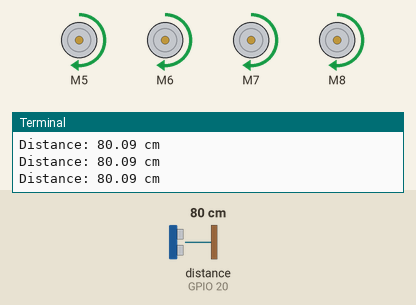
Bench run of a program on a simulated Raspberry Pi (BCM pin numbers). Shown: 4 × DC motor (green arrow = forward, orange = backward, longer = faster), the last lines printed to the terminal. Inputs (shaded band) come from the test bench; at power-on: distance to the obstacle (sensor on GPIO 20) 80 cm. The echo pulse lasts 58.3 µs per cm; the clock reads 2024-03-15 10:24:30 at power-on unless the program sets it.

Above: at 1.2 s.
1.3 s: distance to the obstacle (sensor on GPIO 20) set to 26 cm
2.8 s: distance to the obstacle (sensor on GPIO 20) set to 22 cm
At 3.5 s:
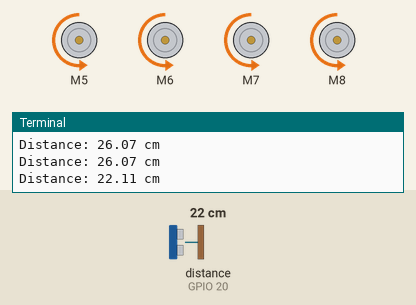
At 4.1 s:
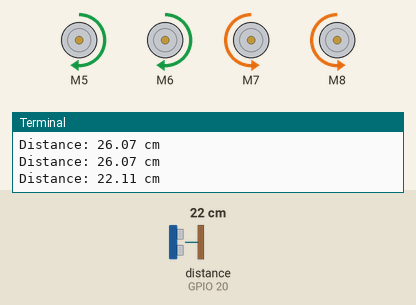
5.8 s: distance to the obstacle (sensor on GPIO 20) set to 60 cm
Timing chart, 0 to 8.8 s (numbered marks = the images above; inputs shaded):
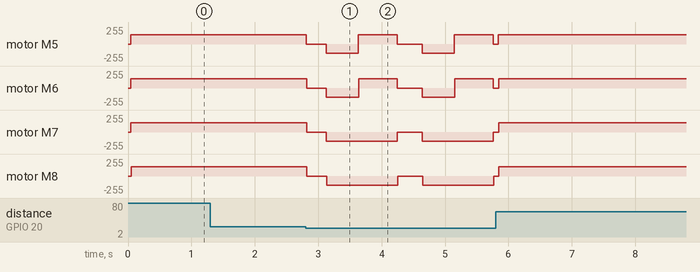

The program:

R49._Obstacle_Avoidance_Robot.py
```python
"""
Components Used:
1. Raspberry Pi
2. Ultrasonic Sensor
3. DC Motor HAT
4. Robot Car (4 DC Motors)
5. Jumper Wires
"""

import RPi.GPIO as gpio
from Raspi_MotorHAT import Raspi_MotorHAT
import time

# ---------------- Ultrasonic Sensor Setup ----------------
trigger_pin = 21   # GPIO for trigger
echo_pin = 20      # GPIO for echo

gpio.setmode(gpio.BCM)          # use BCM pin numbering
gpio.setup(trigger_pin, gpio.OUT)
gpio.setup(echo_pin, gpio.IN)

# ---------------- Motor Setup ----------------
motor_hat = Raspi_MotorHAT(addr=0x6f)

right_front_motor = motor_hat.getMotor(1)
right_back_motor  = motor_hat.getMotor(2)
left_front_motor  = motor_hat.getMotor(3)
left_back_motor   = motor_hat.getMotor(4)

motor_speed = 140  # motor speed (0–255)

# set speed for all motors
for motor in (right_front_motor, right_back_motor, left_front_motor, left_back_motor):
    motor.setSpeed(motor_speed)

# ---------------- Distance Function ----------------
def get_distance():
    gpio.output(trigger_pin, False)
    time.sleep(0.02)  # allow sensor to settle

    # send 10µs pulse
    gpio.output(trigger_pin, True)
    time.sleep(0.00001)
    gpio.output(trigger_pin, False)

    # measure echo time
    while gpio.input(echo_pin) == 0:
        start_time = time.time()

    while gpio.input(echo_pin) == 1:
        end_time = time.time()

    # calculate distance (cm)
    duration = end_time - start_time
    distance = duration * 17150

    return round(distance, 2)

# ---------------- Motor Control Functions ----------------
def move_forward():
    right_front_motor.run(Raspi_MotorHAT.FORWARD)
    right_back_motor.run(Raspi_MotorHAT.FORWARD)
    left_front_motor.run(Raspi_MotorHAT.FORWARD)
    left_back_motor.run(Raspi_MotorHAT.FORWARD)

def move_backward():
    right_front_motor.run(Raspi_MotorHAT.BACKWARD)
    right_back_motor.run(Raspi_MotorHAT.BACKWARD)
    left_front_motor.run(Raspi_MotorHAT.BACKWARD)
    left_back_motor.run(Raspi_MotorHAT.BACKWARD)

def turn_left():
    right_front_motor.run(Raspi_MotorHAT.FORWARD)
    right_back_motor.run(Raspi_MotorHAT.FORWARD)
    left_front_motor.run(Raspi_MotorHAT.BACKWARD)
    left_back_motor.run(Raspi_MotorHAT.BACKWARD)

def stop_motors():
    right_front_motor.run(Raspi_MotorHAT.RELEASE)
    right_back_motor.run(Raspi_MotorHAT.RELEASE)
    left_front_motor.run(Raspi_MotorHAT.RELEASE)
    left_back_motor.run(Raspi_MotorHAT.RELEASE)

# ---------------- Main Loop ----------------
try:
    while True:
        distance = get_distance()   # read distance
        print(f"Distance: {distance} cm")

        if distance > 25:           # path is clear
            move_forward()

        else:                       # obstacle detected
            stop_motors()
            time.sleep(0.3)

            move_backward()
            time.sleep(0.5)

            turn_left()
            time.sleep(0.6)

            stop_motors()

        time.sleep(0.05)            # small delay

except KeyboardInterrupt:
    print("Exiting...")
    stop_motors()
    gpio.cleanup()                 # reset GPIO
```

Measured:
- the behaviour switches between 25 and 24 cm on distance to the obstacle (sensor on GPIO 20) (found by bisection; images 0 and 1)
- after the input at 2.8 s, motor M5: forward 140/255 → stopped at once, → backward 140/255 0.31 s later, → forward 140/255 0.51 s later, → stopped 0.61 s later, … (7 changes in this stretch); motor M6: forward 140/255 → stopped at once, → backward 140/255 0.31 s later, → forward 140/255 0.51 s later, → stopped 0.61 s later, … (7 changes in this stretch)
